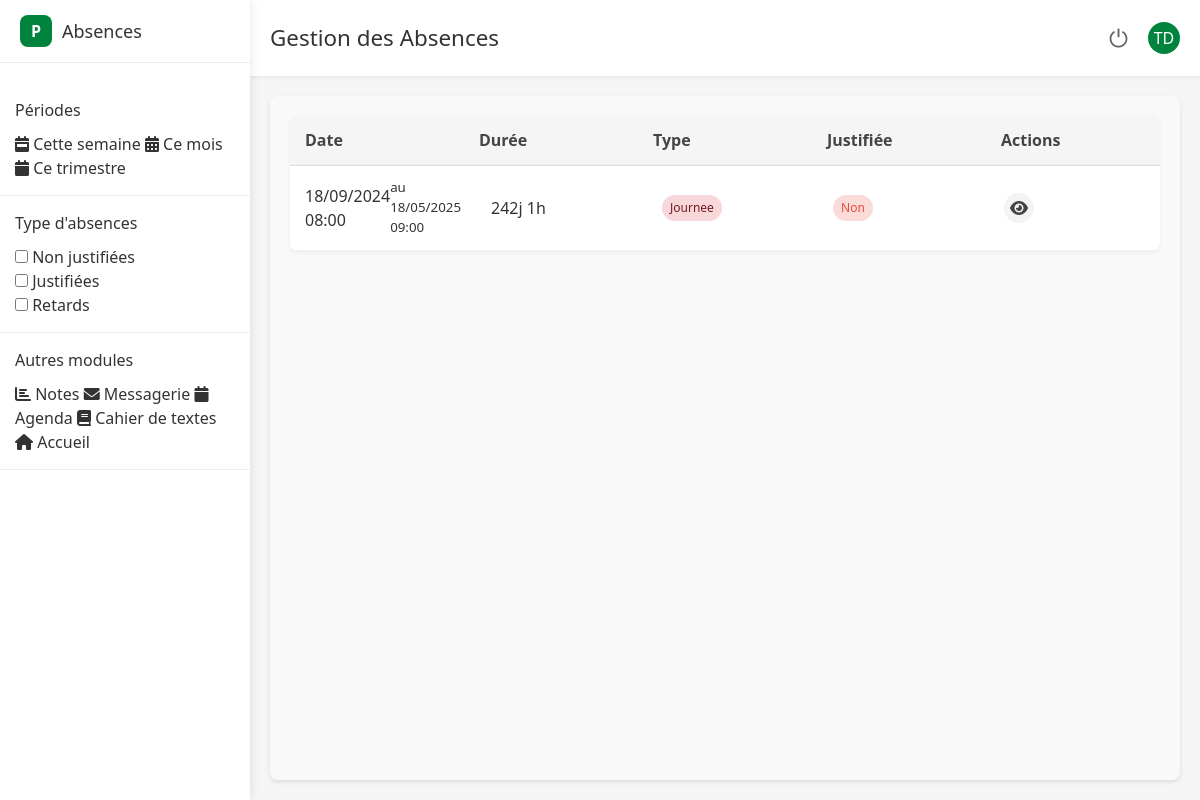
Page /absences/absences.php (signed in) on the committed database.
### tables this page shows
CREATE TABLE `absences` (
  `id` int(11) NOT NULL,
  `id_eleve` int(11) NOT NULL,
  `date_debut` datetime NOT NULL,
  `date_fin` datetime NOT NULL,
  `type_absence` varchar(50) NOT NULL,
  `motif` varchar(255) DEFAULT NULL,
  `justifie` tinyint(1) DEFAULT 0,
  `commentaire` text DEFAULT NULL,
  `signale_par` varchar(100) NOT NULL,
  `date_signalement` timestamp NOT NULL DEFAULT current_timestamp(),
  `date_modification` timestamp NOT NULL DEFAULT current_timestamp() ON UPDATE current_timestamp()
);

### API/auth_central.php (called while the page is built, shortened)
<?php
if (!function_exists('isLoggedIn')) {
    function isLoggedIn() {
        return isset($_SESSION['user']) && !empty($_SESSION['user']) && isset($_SESSION['auth_time']);
    }
}
if (!function_exists('isSessionExpired')) {
    function isSessionExpired($timeout = SESSION_LIFETIME ?? 7200) {
        return (time() - $_SESSION['auth_time']) > $timeout;
    }
}
if (!function_exists('getCurrentUser')) {
    function getCurrentUser() {
        return $_SESSION['user'] ?? null;
    }
}
if (!function_exists('getUserRole')) {
    function getUserRole() {
        $user = getCurrentUser();
        return $user ? ($user['profil'] ?? null) : null;
    }
}

### absences/includes/functions.php (called while the page is built, shortened)
<?php
if (!function_exists('getAbsencesEleve')) {
    function getAbsencesEleve($pdo, $id_eleve, $date_debut = null, $date_fin = null) {
        $params = [$id_eleve];
        $sql = "SELECT a.*, e.nom, e.prenom, e.classe
                FROM absences a
                JOIN eleves e ON a.id_eleve = e.id
                WHERE a.id_eleve = ?";
        if ($date_debut && $date_fin) {
            $sql .= " AND (
                (a.date_debut BETWEEN ? AND ?) OR  /* Commence dans la période */
                (a.date_fin BETWEEN ? AND ?) OR    /* Finit dans la période */
                (a.date_debut <= ? AND a.date_fin >= ?) /* Chevauche complètement la période */
            )";
            $params = array_merge($params, [$date_debut, $date_fin, $date_debut, $date_fin, $date_debut, $date_fin]);
        } else if ($date_debut) {
            $sql .= " AND a.date_fin >= ?";
            $params[] = $date_debut;
        } else if ($date_fin) {
            $sql .= " AND a.date_debut <= ?";
            $params[] = $date_fin;
        }
        $sql .= " ORDER BY a.date_debut DESC";
        $stmt = $pdo->prepare($sql);
        $stmt->execute($params);
        return $stmt->fetchAll(PDO::FETCH_ASSOC);
    }
}
?>

### absences/views/list_view.php (the view, shortened to what this page needs)
<?php
$sort = isset($_GET['sort']) ? $_GET['sort'] : 'date';
$order = isset($_GET['order']) ? $_GET['order'] : 'desc';
if ($sort === 'nom') {
    usort($absences, function($a, $b) use ($order) {
        $result = strcmp($a['nom'], $b['nom']);
        return $order === 'asc' ? $result : -$result;
    });
} elseif ($sort === 'classe') {
    usort($absences, function($a, $b) use ($order) {
        $result = strcmp($a['classe'], $b['classe']);
        return $order === 'asc' ? $result : -$result;
    });
} else {
    usort($absences, function($a, $b) use ($order) {
        $result = strtotime($a['date_debut']) - strtotime($b['date_debut']);
        return $order === 'asc' ? $result : -$result;
    });
}
$absences_par_page = 20;
$nombre_absences = count($absences);
$nombre_pages = ceil($nombre_absences / $absences_par_page);
$page_courante = isset($_GET['page']) ? max(1, min($nombre_pages, intval($_GET['page']))) : 1;
$debut_absences = ($page_courante - 1) * $absences_par_page;
$absences_page = array_slice($absences, $debut_absences, $absences_par_page);
?>
<div class="absences-list">
  <div class="list-header">
    <div class="list-row header-row">
      <div class="list-cell header-cell">Date</div>
      <div class="list-cell header-cell">Durée</div>
      <div class="list-cell header-cell">Type</div>
      <div class="list-cell header-cell">Justifiée</div>
      <div class="list-cell header-cell">Actions</div>
    </div>
  </div>
  <div class="list-body">
    <?php foreach ($absences_page as $absence): ?>
      <?php
      $debut = new DateTime($absence['date_debut']);
      $fin = new DateTime($absence['date_fin']);
      $duree = $debut->diff($fin);
      $duree_str = '';
      if ($duree->days > 0) {
          $duree_str .= $duree->days . 'j ';
      }
      if ($duree->h > 0) {
          $duree_str .= $duree->h . 'h ';
      }
      ?>
      <div class="list-row absence-row <?= $absence['justifie'] ? 'justified' : 'not-justified' ?>">
        <div class="list-cell">
          <?= $debut->format('d/m/Y H:i') ?>
          <br>
          <small>au <?= $fin->format('d/m/Y H:i') ?></small>
        </div>
        <div class="list-cell">
          <?= $duree_str ?>
        </div>
        <div class="list-cell">
          <span class="badge badge-<?= $absence['type_absence'] ?>">
            <?= ucfirst($absence['type_absence']) ?>
          </span>
        </div>
        <div class="list-cell">
          <?php if ($absence['justifie']): ?>
            <span class="badge badge-success">Oui</span>
          <?php else: ?>
            <span class="badge badge-danger">Non</span>
          <?php endif; ?>
        </div>
        <div class="list-cell">
          <div class="action-buttons">
            <a href="details_absence.php?id=<?= $absence['id'] ?>" class="btn-icon" title="Voir les détails">
              <i class="fas fa-eye"></i>
            </a>
          </div>
        </div>
      </div>
    <?php endforeach; ?>
  </div>
</div>

### notes/assets/css/style.css (style rules this page uses)
* { box-sizing: border-box; margin: 0; padding: 0; }
body { font-family: 'Segoe UI', Arial, sans-serif; background-color: #f5f5f5; color: #333; line-height: 1.5; }
a { text-decoration: none; color: inherit; }
.btn-icon { width: 30px; height: 30px; border-radius: 50%; display: inline-flex; align-items: center; justify-content: center; background-color: #f1f3f4; color: #444; cursor: pointer; transition: background-color 0.2s; }

### absences/assets/css/absences.css (style rules this page uses)
.btn-icon { width: 30px; height: 30px; border-radius: 50%; display: inline-flex; align-items: center; justify-content: center; background-color: #f1f3f4; color: #444; text-decoration: none; transition: background-color 0.2s; }
.action-buttons { display: flex; gap: 5px; }
.absences-list { width: 100%; background-color: white; border-radius: 8px; overflow: hidden; box-shadow: 0 2px 4px rgba(0,0,0,0.05); }
.list-header { background-color: #f5f5f5; border-bottom: 1px solid #e0e0e0; }
.list-row { display: flex; border-bottom: 1px solid #eee; }
.header-row { font-weight: 600; color: #444; }
.list-cell { padding: 12px 15px; flex: 1; display: flex; align-items: center; }
.header-cell { padding: 12px 15px; }
.badge { padding: 4px 8px; border-radius: 20px; font-size: 12px; font-weight: 500; }
.badge-danger { background-color: #fadbd8; color: #e74c3c; }
.badge-journee { background-color: #f8d7da; color: #721c24; }

### rows in the picture
absences: date_debut "18/09/2024 08:00", date_fin "18/05/2025 09:00", duree_str "242j 1h", type_absence "Journee", justifie "Non"

### other values in the picture
$user_initials "TD"
